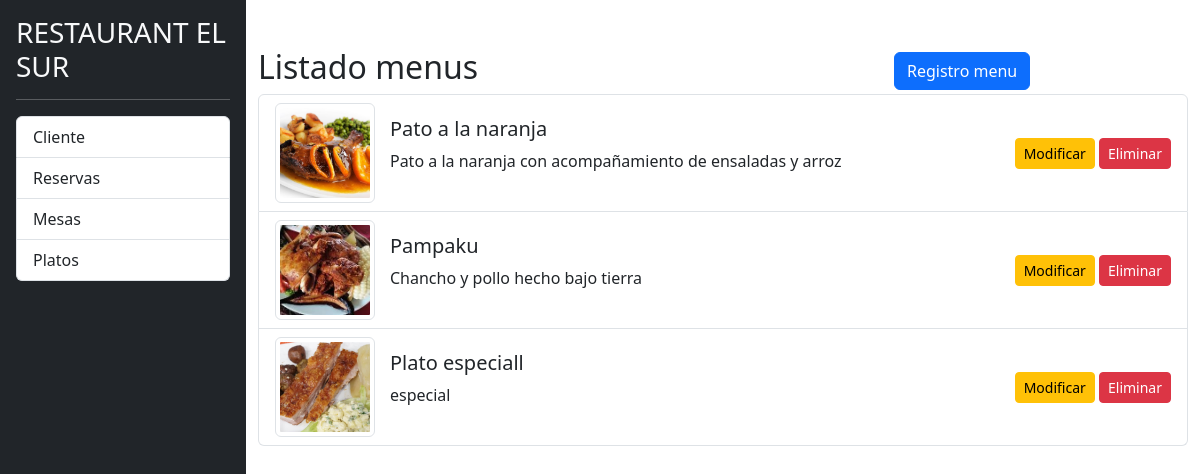
The page /listado_menus.php on the database as committed earlier.
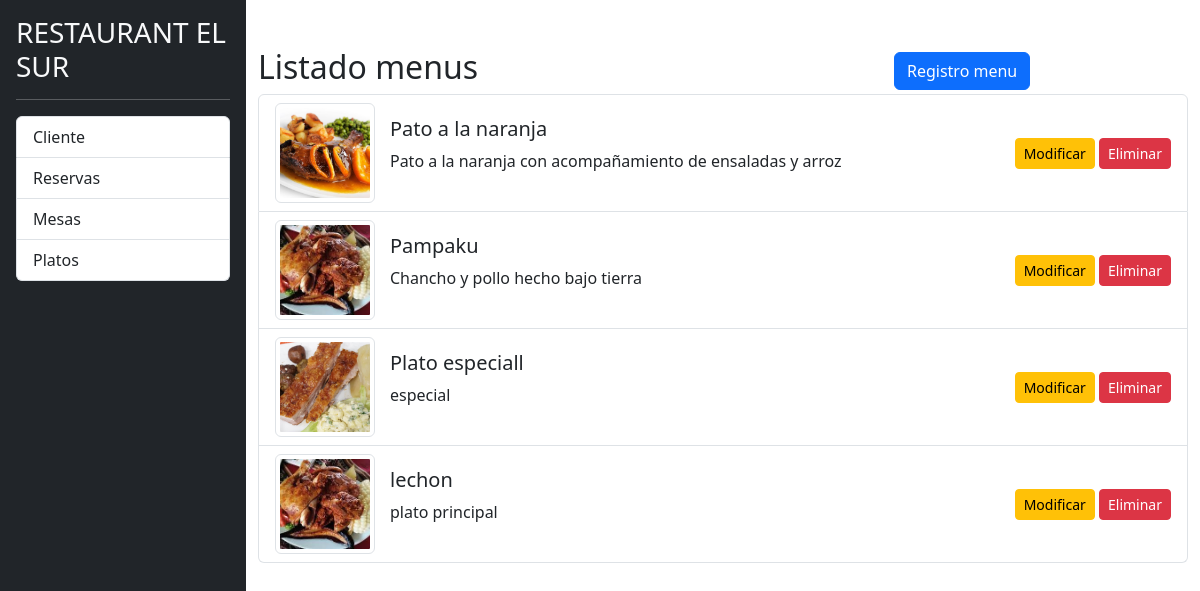
The same page on the database as committed later.
### tables this page shows
CREATE TABLE `menus` (
  `id` int(11) NOT NULL,
  `nombre` varchar(255) NOT NULL,
  `descripcion` varchar(255) DEFAULT NULL,
  `url_imagen` varchar(255) DEFAULT NULL
);

### listado_menus.php (the view, shortened to what this page needs)
<?php
include 'php/conexion.php';
$sql = "SELECT id, nombre, descripcion, url_imagen FROM menus";
$resultado = $conn->query($sql);
?>
<!DOCTYPE html>
<html lang="es">
<head>
    <link rel="stylesheet" href="css/bootstrap.min.css">
    <link rel="stylesheet" href="css/styles.css">
</head>
<body>
    <div class="d-flex">
        <div class="bg-dark border-rigth p-3" id="sidebar">
            <h3 class="text-light">RESTAURANT EL SUR</h3>
            <hr class="text-white" />
            <div class="list-group list-reset">
                <a href="listado_clientes.php" class="list-group-item list-group-item-action">Cliente</a>
                <a href="listado_reservas.php" class="list-group-item list-group-item-action">Reservas</a>
                <a href="listado_mesas.php" class="list-group-item list-group-item-action">Mesas</a>
                <a href="listado_menus.php" class="list-group-item list-group-item-action">Platos</a>
            </div>
        </div>
        <div class="container">
            <div class="row align-items-center mt-5">
                <div class="col-md-8">
                    <h2>Listado menus</h2>
                </div>
                <div class="col-md-4 text-right ml-auto">
                    <a href="registro_menu.php" class="btn btn-primary">Registro menu</a>
                </div>
            </div>
            <?php if ($resultado->num_rows > 0): ?>
                <div class="list-group">
                    <?php while ($fila = $resultado->fetch_assoc()): ?>
                        <div class="list-group-item d-flex justify-content-between align-items-center">
                            <div class="d-flex align-items-center">
                                <img src="<?php echo $fila['url_imagen']; ?>" alt="Miniatura" class="img-thumbnail" style="width: 100px; height: 100px; object-fit: cover; margin-right: 15px;">
                                <div>
                                    <h5><?php echo $fila['nombre']; ?></h5>
                                    <p><?php echo $fila['descripcion']; ?></p>
                                </div>
                            </div>
                            <div>
                                <a href="modificar_menu.php?id=<?php echo $fila['id']; ?>" class="btn btn-warning btn-sm">Modificar</a>
                                <a href="eliminar_menu.php?id=<?php echo $fila['id']; ?>" class="btn btn-danger btn-sm" onclick="return confirm('¿Estás seguro de que deseas eliminar este menú?');">Eliminar</a>
                            </div>
                        </div>
                    <?php endwhile; ?>
                </div>
            <?php else: ?>
                <div class="alert alert-info">No se encontraron menús registrados.</div>
            <?php endif; ?>
        </div>
    </div>
</body>
</html>

Rows that differ between the two databases and show on the page:
added menus: url_imagen (picture), nombre "lechon", descripcion "plato principal"
